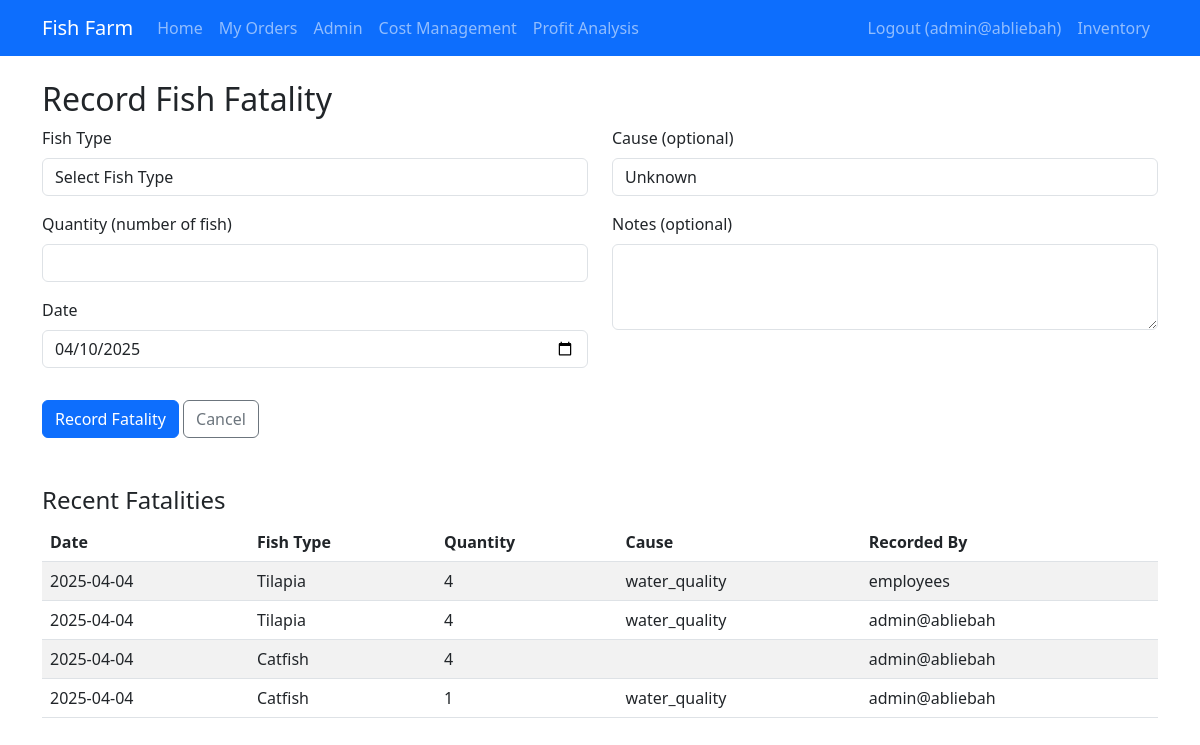
Page /fatality_records.php (signed in) on the committed database.
### tables this page shows
CREATE TABLE `fish_fatalities` (
  `id` int(11) NOT NULL,
  `fish_type_id` int(11) NOT NULL,
  `quantity` int(11) NOT NULL,
  `date_recorded` date NOT NULL,
  `cause` varchar(255) DEFAULT NULL,
  `notes` text DEFAULT NULL,
  `recorded_by` int(11) NOT NULL,
  `recorded_at` timestamp NOT NULL DEFAULT current_timestamp()
);

CREATE TABLE `fish_types` (
  `id` int(11) NOT NULL,
  `name` varchar(50) NOT NULL,
  `description` text DEFAULT NULL,
  `price_per_kg` decimal(10,2) NOT NULL,
  `image_path` varchar(255) DEFAULT NULL
);

CREATE TABLE `users` (
  `id` int(11) NOT NULL,
  `username` varchar(50) NOT NULL,
  `password` varchar(255) NOT NULL,
  `email` varchar(100) NOT NULL,
  `role` enum('admin','employee','customer') DEFAULT 'customer',
  `created_at` timestamp NOT NULL DEFAULT current_timestamp()
);

### fatality_records.php (the view, shortened to what this page needs)
<?php
include 'navbar.php';
?>
<!DOCTYPE html>
<html lang="en">
<head>
    <link href="https://cdn.jsdelivr.net/npm/bootstrap@5.3.0/dist/css/bootstrap.min.css" rel="stylesheet">
</head>
<body>
    <div class="container mt-4">
        <h2>Record Fish Fatality</h2>
        <form method="POST">
            <div class="row">
                <div class="col-md-6">
                    <div class="mb-3">
                        <label for="fish_type_id" class="form-label">Fish Type</label>
                        <select class="form-control" id="fish_type_id" name="fish_type_id" required>
                            <option value="">Select Fish Type</option>
                        </select>
                    </div>
                    <div class="mb-3">
                        <label for="quantity" class="form-label">Quantity (number of fish)</label>
                        <input type="number" class="form-control" id="quantity" name="quantity" min="1" required>
                    </div>
                    <div class="mb-3">
                        <label for="date" class="form-label">Date</label>
                        <input type="date" class="form-control" id="date" name="date" value="<?= date('Y-m-d') ?>" required>
                    </div>
                </div>
                <div class="col-md-6">
                    <div class="mb-3">
                        <label for="cause" class="form-label">Cause (optional)</label>
                        <select class="form-control" id="cause" name="cause">
                            <option value="">Unknown</option>
                        </select>
                    </div>
                    <div class="mb-3">
                        <label for="notes" class="form-label">Notes (optional)</label>
                        <textarea class="form-control" id="notes" name="notes" rows="3"></textarea>
                    </div>
                </div>
            </div>
            <div class="mt-3">
                <button type="submit" class="btn btn-primary">Record Fatality</button>
                <a href="admin.php" class="btn btn-outline-secondary">Cancel</a>
            </div>
        </form>
        <div class="mt-5">
            <h4>Recent Fatalities</h4>
            <?php
            $stmt = $pdo->query("
                SELECT f.*, ft.name as fish_name, u.username as recorded_by
                FROM fish_fatalities f
                JOIN fish_types ft ON f.fish_type_id = ft.id
                JOIN users u ON f.recorded_by = u.id
                ORDER BY f.date_recorded DESC, f.recorded_at DESC
                LIMIT 10
            ");
            $fatalities = $stmt->fetchAll();
            if (empty($fatalities)): ?>
                <p>No fatalities recorded yet.</p>
            <?php else: ?>
                <div class="table-responsive">
                    <table class="table table-striped">
                        <thead>
                            <tr>
                                <th>Date</th>
                                <th>Fish Type</th>
                                <th>Quantity</th>
                                <th>Cause</th>
                                <th>Recorded By</th>
                            </tr>
                        </thead>
                        <tbody>
                            <?php foreach ($fatalities as $fatality): ?>
                                <tr>
                                    <td><?= htmlspecialchars($fatality['date_recorded']) ?></td>
                                    <td><?= htmlspecialchars($fatality['fish_name']) ?></td>
                                    <td><?= $fatality['quantity'] ?></td>
                                    <td><?= htmlspecialchars($fatality['cause'] ?? 'Unknown') ?></td>
                                    <td><?= htmlspecialchars($fatality['recorded_by']) ?></td>
                                </tr>
                            <?php endforeach; ?>
                        </tbody>
                    </table>
                </div>
            <?php endif; ?>
        </div>
    </div>
</body>
</html>

### rows in the picture
fish_fatalities: date_recorded "2025-04-04", fish_type.name "Tilapia", quantity "4", cause "water_quality", recorded_by.username "employees"
fish_fatalities: date_recorded "2025-04-04", fish_type.name "Tilapia", quantity "4", cause "water_quality", recorded_by.username "admin@abliebah"
fish_fatalities: date_recorded "2025-04-04", fish_type.name "Catfish", quantity "4", recorded_by.username "admin@abliebah"
fish_fatalities: date_recorded "2025-04-04", fish_type.name "Catfish", quantity "1", cause "water_quality", recorded_by.username "admin@abliebah"

### other values in the picture
$_SESSION['username'] "admin@abliebah"
